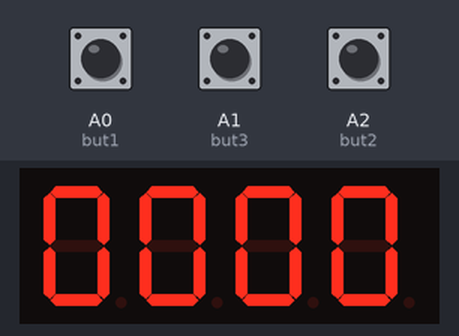
Bench run of a sketch on a simulated Arduino Uno, built with avr-gcc and run on an emulated ATmega328P. Shown: 4-digit seven-segment display. Wiring (inferred from the names in the program): 4-digit 7-segment display, segments lit when LOW: segments pin 12, pin 11, pin 10, pin 9, pin 8, pin 7, pin 6; digit selects pin 5, pin 4, pin 3, pin 2. Inputs (shaded band) come from the test bench; at power-on: A0 (but1) HIGH, A2 (but2) HIGH, A1 (but3) HIGH. The segment pins are drawn as the display they are named for.

Above: at 1.2 s.
1.3 s: A0 (but1) pulled LOW for 1 s
At 2.8 s:
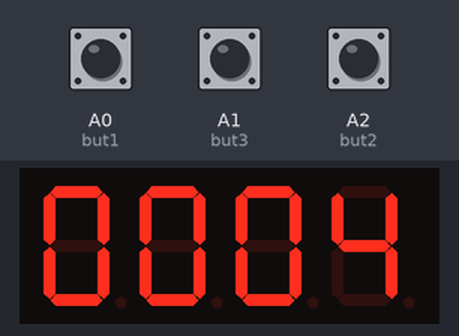
3.8 s: A0 (but1) pulled LOW for 0.15 s
At 5.0 s:
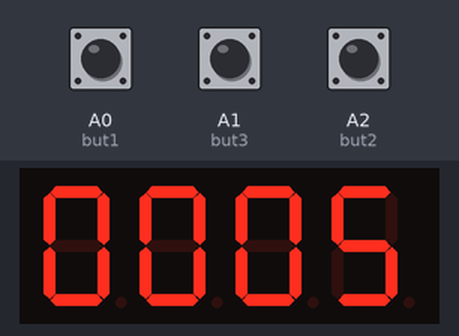
5.4 s: A2 (but2) pulled LOW for 3.2 s
At 6.2 s:
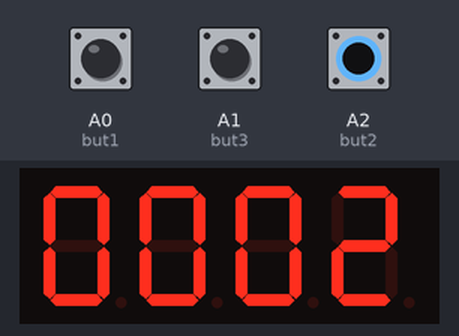
Timing chart, 0 to 8.4 s (numbered marks = the images above; inputs shaded):
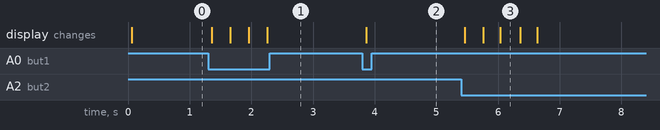

Measured:
- after the input at 1.3 s, the display: first changes after 0.06 s (image 1 shows a later state)
- after the input at 3.8 s, the display: changes after 0.06 s (image 2)
- after the input at 5.4 s, the display: first changes after 0.06 s (image 3 shows a later state)

The sketch:

sketch_jun19b.ino
```cpp
#define but1 A0 // definition of counter-up button
#define but2 A2 // definition of counter-down button
#define but3 A1 // definition of counter-reset button

// definitions of segment pin
#define SegA   12
#define SegB   11
#define SegC   10
#define SegD    9
#define SegE    8
#define SegF    7
#define SegG    6
#define Dig1    5
#define Dig2    4
#define Dig3    3
#define Dig4    2

byte current_digit;
int  count = 0;

void setup()
{
  pinMode(but1, INPUT_PULLUP);
  pinMode(but2, INPUT_PULLUP);
  pinMode(but3, INPUT_PULLUP);
  pinMode(SegA, OUTPUT);
  pinMode(SegB, OUTPUT);
  pinMode(SegC, OUTPUT);
  pinMode(SegD, OUTPUT);
  pinMode(SegE, OUTPUT);
  pinMode(SegF, OUTPUT);
  pinMode(SegG, OUTPUT);
  pinMode(Dig1, OUTPUT);
  pinMode(Dig2, OUTPUT);
  pinMode(Dig3, OUTPUT);
  pinMode(Dig4, OUTPUT);
  disp_off(); //turn off the display

  // Timer1 module overflow interrupt configuration
  TCCR1A = 0;
  TCCR1B = 1; // enable Timer1 with prescaler = 1 ( 16 ticks each 1 µs)
  TCNT1  = 0; // set Timer1 preload value to 0 (reset)
  TIMSK1 = 1; // enable Timer1 overflow interrupt

}

ISR(TIMER1_OVF_vect) // Timer1 interrupt service routine (ISR)
{
  disp_off(); // turn off the display

  switch (current_digit)
  {
    case 1:
      disp(count / 1000);   // prepare to display digit 1 (most left)
      digitalWrite(Dig1, LOW);  // turn on digit 1
      break;

    case 2:
      disp( (count / 100) % 10);   // prepare to display digit 2
      digitalWrite(Dig2, LOW);     // turn on digit 2
      break;

    case 3:
      disp( (count / 10) % 10);   // prepare to display digit 3
      digitalWrite(Dig3, LOW);    // turn on digit 3
      break;

    case 4:
      disp(count % 10);   // prepare to display digit 4 (most right)
      digitalWrite(Dig4, LOW);  // turn on digit 4
  }

  current_digit = (current_digit % 4) + 1;
}

void loop()
{
  if(digitalRead(but1) == 0) // for counter-up
  {
    count++;  // increment 'count' by 1
    if(count == 10000)
      count = 0;
    delay(300);
  }

  if(digitalRead(but2) == 0) // for counter-down
  {
    count--;  // decrement 'count' by 1
    if(count == 0)
      count = 0;
    delay(300);
  }

  if(digitalRead(but3) == 0) // for counter-reset
  {
    count = 0; // reset 'count'
    delay(300);
  }
}

void disp(byte number)
{
  switch (number)
  {
    case 0:  // print 0
      digitalWrite(SegA, LOW);
      digitalWrite(SegB, LOW);
      digitalWrite(SegC, LOW);
      digitalWrite(SegD, LOW);
      digitalWrite(SegE, LOW);
      digitalWrite(SegF, LOW);
      digitalWrite(SegG, HIGH);
      break;

    case 1:  // print 1
      digitalWrite(SegA, HIGH);
      digitalWrite(SegB, LOW);
      digitalWrite(SegC, LOW);
      digitalWrite(SegD, HIGH);
      digitalWrite(SegE, HIGH);
      digitalWrite(SegF, HIGH);
      digitalWrite(SegG, HIGH);
      break;

    case 2:  // print 2
      digitalWrite(SegA, LOW);
      digitalWrite(SegB, LOW);
      digitalWrite(SegC, HIGH);
      digitalWrite(SegD, LOW);
      digitalWrite(SegE, LOW);
      digitalWrite(SegF, HIGH);
      digitalWrite(SegG, LOW);
      break;

    case 3:  // print 3
      digitalWrite(SegA, LOW);
      digitalWrite(SegB, LOW);
      digitalWrite(SegC, LOW);
      digitalWrite(SegD, LOW);
      digitalWrite(SegE, HIGH);
      digitalWrite(SegF, HIGH);
      digitalWrite(SegG, LOW);
      break;

    case 4:  // print 4
      digitalWrite(SegA, HIGH);
      digitalWrite(SegB, LOW);
      digitalWrite(SegC, LOW);
      digitalWrite(SegD, HIGH);
      digitalWrite(SegE, HIGH);
      digitalWrite(SegF, LOW);
      digitalWrite(SegG, LOW);
      break;

    case 5:  // print 5
      digitalWrite(SegA, LOW);
      digitalWrite(SegB, HIGH);
      digitalWrite(SegC, LOW);
      digitalWrite(SegD, LOW);
      digitalWrite(SegE, HIGH);
      digitalWrite(SegF, LOW);
      digitalWrite(SegG, LOW);
      break;

    case 6:  // print 6
      digitalWrite(SegA, LOW);
      digitalWrite(SegB, HIGH);
      digitalWrite(SegC, LOW);
      digitalWrite(SegD, LOW);
      digitalWrite(SegE, LOW);
      digitalWrite(SegF, LOW);
      digitalWrite(SegG, LOW);
      break;

    case 7:  // print 7
      digitalWrite(SegA, LOW);
      digitalWrite(SegB, LOW);
      digitalWrite(SegC, LOW);
      digitalWrite(SegD, HIGH);
      digitalWrite(SegE, HIGH);
      digitalWrite(SegF, HIGH);
      digitalWrite(SegG, HIGH);
      break;

    case 8:  // print 8
      digitalWrite(SegA, LOW);
      digitalWrite(SegB, LOW);
      digitalWrite(SegC, LOW);
      digitalWrite(SegD, LOW);
      digitalWrite(SegE, LOW);
      digitalWrite(SegF, LOW);
      digitalWrite(SegG, LOW);
      break;

    case 9:  // print 9
      digitalWrite(SegA, LOW);
      digitalWrite(SegB, LOW);
      digitalWrite(SegC, LOW);
      digitalWrite(SegD, LOW);
      digitalWrite(SegE, HIGH);
      digitalWrite(SegF, LOW);
      digitalWrite(SegG, LOW);
  }
}

void disp_off()
{
   digitalWrite(Dig1, HIGH);
   digitalWrite(Dig2, HIGH);
   digitalWrite(Dig3, HIGH);
   digitalWrite(Dig4, HIGH);
}
```
